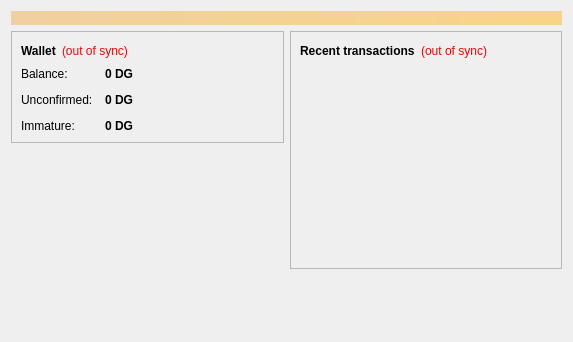
<?xml version="1.0" encoding="UTF-8"?>
<ui version="4.0">
 <class>OverviewPage</class>
 <widget class="QWidget" name="OverviewPage">
  <property name="geometry">
   <rect>
    <x>0</x>
    <y>0</y>
    <width>573</width>
    <height>342</height>
   </rect>
  </property>
  <property name="windowTitle">
   <string>Form</string>
  </property>
  <layout class="QVBoxLayout" name="topLayout">
   <item>
    <widget class="QLabel" name="labelAlerts">
     <property name="visible">
      <bool>false</bool>
     </property>
     <property name="styleSheet">
      <string notr="true">background-color: qlineargradient(x1: 0, y1: 0, x2: 1, y2: 0, stop:0 #F0D0A0, stop:1 #F8D488); color:#000000;</string>
     </property>
     <property name="wordWrap">
      <bool>true</bool>
     </property>
     <property name="margin">
      <number>3</number>
     </property>
    </widget>
   </item>
   <item>
    <layout class="QHBoxLayout" name="horizontalLayout" stretch="1,1">
     <item>
      <layout class="QVBoxLayout" name="verticalLayout_2">
       <item>
        <widget class="QFrame" name="frame">
         <property name="frameShape">
          <enum>QFrame::StyledPanel</enum>
         </property>
         <property name="frameShadow">
          <enum>QFrame::Raised</enum>
         </property>
         <layout class="QVBoxLayout" name="verticalLayout_4">
          <item>
           <layout class="QHBoxLayout" name="horizontalLayout_4">
            <item>
             <widget class="QLabel" name="label_5">
              <property name="font">
               <font>
                <weight>75</weight>
                <bold>true</bold>
               </font>
              </property>
              <property name="text">
               <string>Wallet</string>
              </property>
             </widget>
            </item>
            <item>
             <widget class="QLabel" name="labelWalletStatus">
              <property name="toolTip">
               <string>The displayed information may be out of date. Your wallet automatically synchronizes with the DGcoin network after a connection is established, but this process has not completed yet.</string>
              </property>
              <property name="styleSheet">
               <string notr="true">QLabel { color: red; }</string>
              </property>
              <property name="text">
               <string notr="true">(out of sync)</string>
              </property>
              <property name="alignment">
               <set>Qt::AlignLeading|Qt::AlignLeft|Qt::AlignVCenter</set>
              </property>
             </widget>
            </item>
            <item>
             <spacer name="horizontalSpacer_2">
              <property name="orientation">
               <enum>Qt::Horizontal</enum>
              </property>
              <property name="sizeHint" stdset="0">
               <size>
                <width>40</width>
                <height>20</height>
               </size>
              </property>
             </spacer>
            </item>
           </layout>
          </item>
          <item>
           <layout class="QFormLayout" name="formLayout_2">
            <property name="fieldGrowthPolicy">
             <enum>QFormLayout::AllNonFixedFieldsGrow</enum>
            </property>
            <property name="horizontalSpacing">
             <number>12</number>
            </property>
            <property name="verticalSpacing">
             <number>12</number>
            </property>
            <item row="0" column="0">
             <widget class="QLabel" name="label">
              <property name="text">
               <string>Balance:</string>
              </property>
             </widget>
            </item>
            <item row="0" column="1">
             <widget class="QLabel" name="labelBalance">
              <property name="font">
               <font>
                <weight>75</weight>
                <bold>true</bold>
               </font>
              </property>
              <property name="cursor">
               <cursorShape>IBeamCursor</cursorShape>
              </property>
              <property name="toolTip">
               <string>Your current balance</string>
              </property>
              <property name="text">
               <string notr="true">0 DG</string>
              </property>
              <property name="textInteractionFlags">
               <set>Qt::LinksAccessibleByMouse|Qt::TextSelectableByKeyboard|Qt::TextSelectableByMouse</set>
              </property>
             </widget>
            </item>
            <item row="1" column="0">
             <widget class="QLabel" name="label_3">
              <property name="text">
               <string>Unconfirmed:</string>
              </property>
             </widget>
            </item>
            <item row="1" column="1">
             <widget class="QLabel" name="labelUnconfirmed">
              <property name="font">
               <font>
                <weight>75</weight>
                <bold>true</bold>
               </font>
              </property>
              <property name="cursor">
               <cursorShape>IBeamCursor</cursorShape>
              </property>
              <property name="toolTip">
               <string>Total of transactions that have yet to be confirmed, and do not yet count toward the current balance</string>
              </property>
              <property name="text">
               <string notr="true">0 DG</string>
              </property>
              <property name="textInteractionFlags">
               <set>Qt::LinksAccessibleByMouse|Qt::TextSelectableByKeyboard|Qt::TextSelectableByMouse</set>
              </property>
             </widget>
            </item>
            <item row="2" column="0">
             <widget class="QLabel" name="labelImmatureText">
              <property name="text">
               <string>Immature:</string>
              </property>
             </widget>
            </item>
            <item row="2" column="1">
             <widget class="QLabel" name="labelImmature">
              <property name="font">
               <font>
                <weight>75</weight>
                <bold>true</bold>
               </font>
              </property>
              <property name="toolTip">
               <string>Mined balance that has not yet matured</string>
              </property>
              <property name="text">
               <string notr="true">0 DG</string>
              </property>
              <property name="textInteractionFlags">
               <set>Qt::LinksAccessibleByMouse|Qt::TextSelectableByKeyboard|Qt::TextSelectableByMouse</set>
              </property>
             </widget>
            </item>
           </layout>
          </item>
         </layout>
        </widget>
       </item>
       <item>
        <spacer name="verticalSpacer">
         <property name="orientation">
          <enum>Qt::Vertical</enum>
         </property>
         <property name="sizeHint" stdset="0">
          <size>
           <width>20</width>
           <height>40</height>
          </size>
         </property>
        </spacer>
       </item>
      </layout>
     </item>
     <item>
      <layout class="QVBoxLayout" name="verticalLayout_3">
       <item>
        <widget class="QFrame" name="frame_2">
         <property name="frameShape">
          <enum>QFrame::StyledPanel</enum>
         </property>
         <property name="frameShadow">
          <enum>QFrame::Raised</enum>
         </property>
         <layout class="QVBoxLayout" name="verticalLayout">
          <item>
           <layout class="QHBoxLayout" name="horizontalLayout_2">
            <item>
             <widget class="QLabel" name="label_4">
              <property name="text">
               <string>&lt;b&gt;Recent transactions&lt;/b&gt;</string>
              </property>
             </widget>
            </item>
            <item>
             <widget class="QLabel" name="labelTransactionsStatus">
              <property name="toolTip">
               <string>The displayed information may be out of date. Your wallet automatically synchronizes with the DGcoin network after a connection is established, but this process has not completed yet.</string>
              </property>
              <property name="styleSheet">
               <string notr="true">QLabel { color: red; }</string>
              </property>
              <property name="text">
               <string notr="true">(out of sync)</string>
              </property>
              <property name="alignment">
               <set>Qt::AlignRight|Qt::AlignTrailing|Qt::AlignVCenter</set>
              </property>
             </widget>
            </item>
            <item>
             <spacer name="horizontalSpacer">
              <property name="orientation">
               <enum>Qt::Horizontal</enum>
              </property>
              <property name="sizeHint" stdset="0">
               <size>
                <width>40</width>
                <height>20</height>
               </size>
              </property>
             </spacer>
            </item>
           </layout>
          </item>
          <item>
           <widget class="QListView" name="listTransactions">
            <property name="styleSheet">
             <string notr="true">QListView { background: transparent; }</string>
            </property>
            <property name="frameShape">
             <enum>QFrame::NoFrame</enum>
            </property>
            <property name="verticalScrollBarPolicy">
             <enum>Qt::ScrollBarAlwaysOff</enum>
            </property>
            <property name="horizontalScrollBarPolicy">
             <enum>Qt::ScrollBarAlwaysOff</enum>
            </property>
            <property name="selectionMode">
             <enum>QAbstractItemView::NoSelection</enum>
            </property>
           </widget>
          </item>
         </layout>
        </widget>
       </item>
       <item>
        <spacer name="verticalSpacer_2">
         <property name="orientation">
          <enum>Qt::Vertical</enum>
         </property>
         <property name="sizeHint" stdset="0">
          <size>
           <width>20</width>
           <height>40</height>
          </size>
         </property>
        </spacer>
       </item>
      </layout>
     </item>
    </layout>
   </item>
  </layout>
 </widget>
 <resources/>
 <connections/>
</ui>
